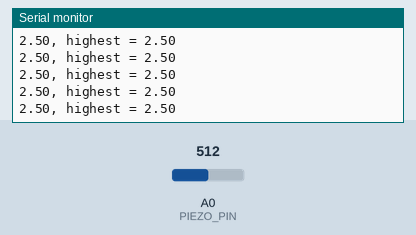
Bench run of a sketch on a simulated Arduino Uno, built with avr-gcc and run on an emulated ATmega328P. On the bench: the last lines printed to the serial monitor. Inputs (shaded band) come from the test bench; at power-on: A0 (PIEZO_PIN) = 512.

Above: at 1.2 s.
1.3 s: A0 (PIEZO_PIN) set to 716
At 1.8 s:
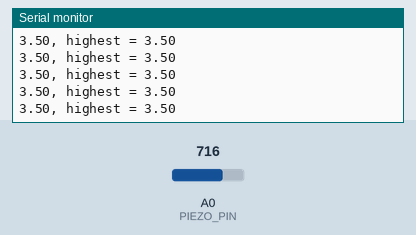
4.3 s: A0 (PIEZO_PIN) set to 0
At 5.3 s:
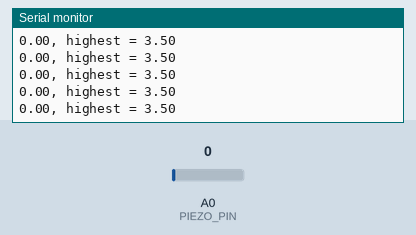
7.3 s: A0 (PIEZO_PIN) set to 110
At 8.1 s:
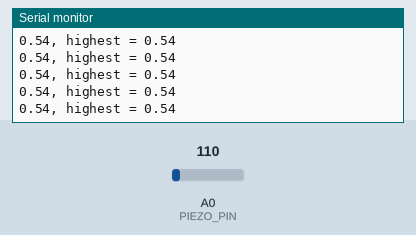
10.3 s: A0 (PIEZO_PIN) set to 0
At 11.1 s:
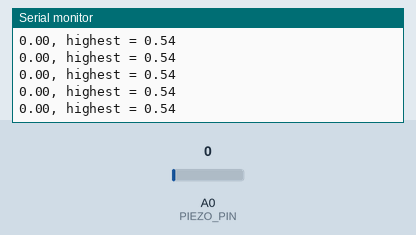
13.3 s: A0 (PIEZO_PIN) set to 122
At 14.4 s:
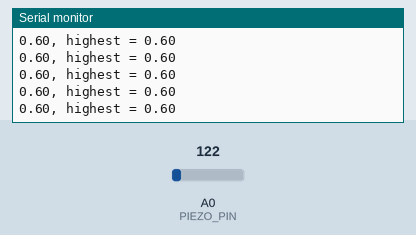
Timing chart, 0 to 16.3 s (numbered marks = the images above; inputs shaded):
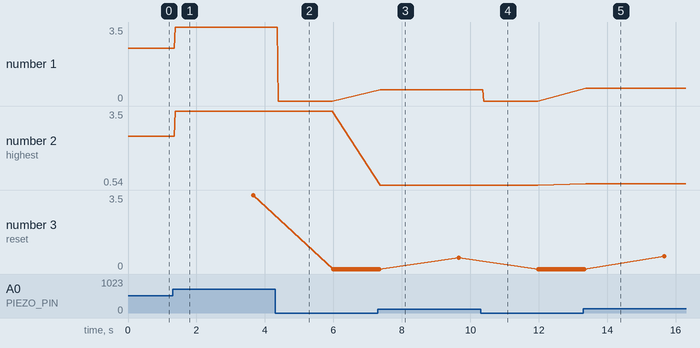

The sketch:

knock_sensor_test.ino
```cpp
/******************************************************************************
Piezo_Vibration_Sensor.ino
Example sketch for SparkFun's Piezo Vibration Sensor
  (https://www.sparkfun.com/products/9197)
Jim Lindblom @ SparkFun Electronics
April 29, 2016

- Connect a 1Mohm resistor across the Piezo sensor's pins.
- Connect one leg of the Piezo to GND
- Connect the other leg of the piezo to A0

Vibrations on the Piezo sensor create voltags, which are sensed by the Arduino's
A0 pin. Check the serial monitor to view the voltage generated.

Development environment specifics:
Arduino 1.6.7
******************************************************************************/
const int PIEZO_PIN = A0; // Piezo output

void setup()
{
  Serial.begin(9600);
}
float highest = 0.0;
int count = 0;
int max_count = 100;
void loop()
{
  // Read Piezo ADC value in, and convert it to a voltage
  int piezoADC = analogRead(PIEZO_PIN);
  float piezoV = piezoADC / 1023.0 * 5.0;
  if (highest < piezoV) {
  	highest = piezoV;
  	count = 0;
  } else {
  	count++;
  	if (count >= max_count) {
  	Serial.print("reset * * * * * "); // Print the voltage.
  		highest = 0.0;
  	}
  }
  Serial.print(piezoV); // Print the voltage.
  Serial.print(", highest = "); // Print the voltage.
  Serial.println(highest); // Print the voltage.
}
```

Measured:
- after the input at 1.3 s, the serial monitor: prints a new line after 0.07 s (image 1)
- after the input at 4.3 s, the serial monitor: prints a new line after 0.09 s (image 2)
- after the input at 7.3 s, the serial monitor: prints a new line after 0.07 s (image 3)
- after the input at 10.3 s, the serial monitor: prints a new line after 0.09 s (image 4)
- after the input at 13.3 s, the serial monitor: prints a new line after 0.07 s (image 5)
- plotted number 1: 2.5 → 3.5 after the input at 1.3 s, 0 → 0.54 after the input at 7.3 s, 0 → 0.6 after the input at 13.3 s
- plotted number 2: 2.5 → 3.5 after the input at 1.3 s, 3.5 → 0.54 after the input at 7.3 s, 0.54 → 0.6 after the input at 13.3 s
- plotted number 3: 0 → 0.54 after the input at 7.3 s, 0 → 0.6 after the input at 13.3 s
